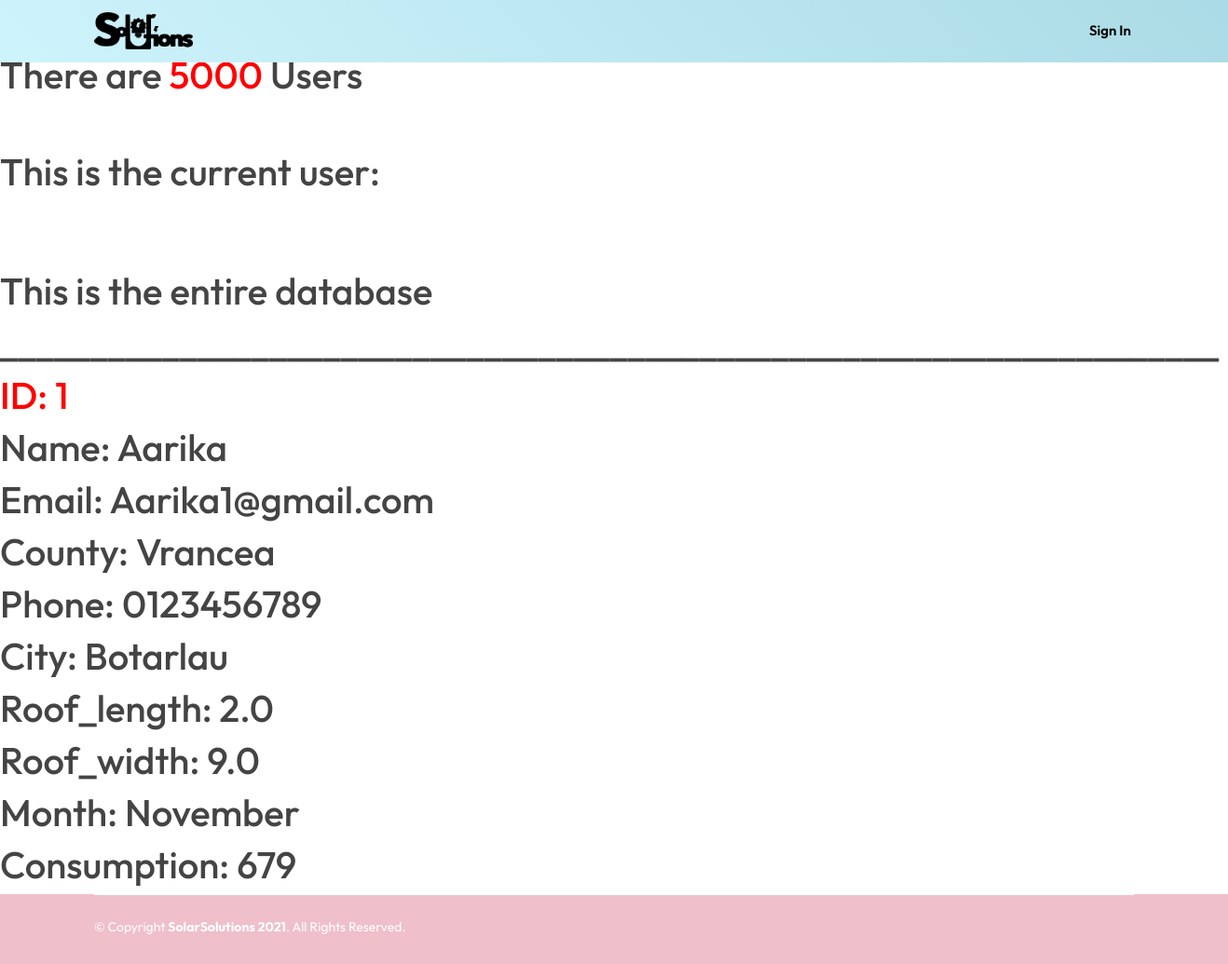
The page /database on the database as committed earlier.
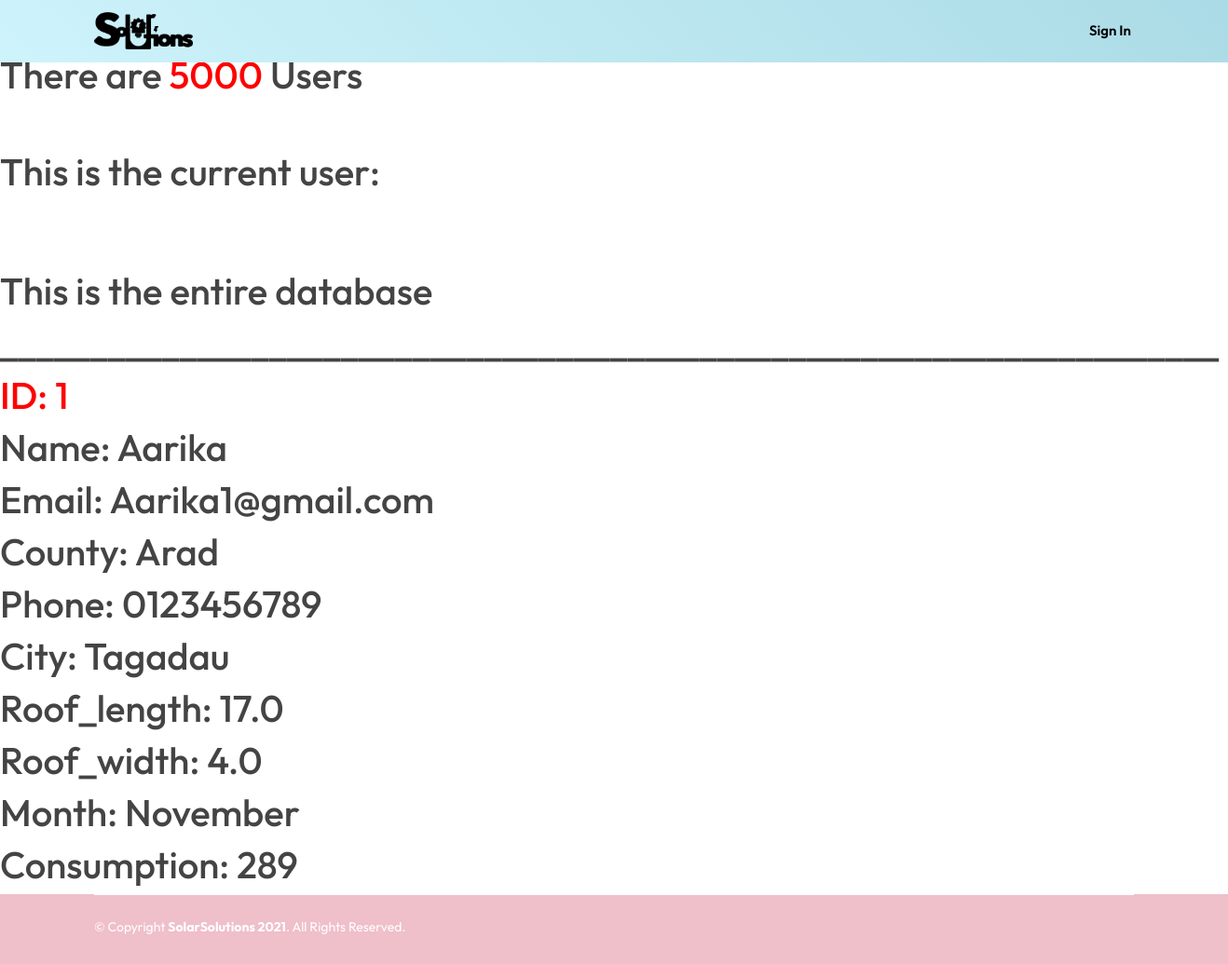
The same page on the database as committed later.
### website/models.py (models this page shows)
class User(db.Model, UserMixin):
    id = db.Column(db.Integer, primary_key=True)
    name = db.Column(db.String(150))
    email = db.Column(db.String(150), unique=True)
    password = db.Column(db.String(150))
    phone = db.Column(db.String(150))
    county = db.Column(db.String(150))
    city = db.Column(db.String(150))
    roof_length = db.Column(db.Float)
    roof_width = db.Column(db.Float)
    month = db.Column(db.String(150))
    consumption = db.Column(db.Integer)
    budget = db.Column(db.Integer)

### website/views.py (the view)
@views.route('/database')
def database():
    rows = User.query.count()
    return render_template('database.html', user=current_user, show_system=False , table_user=User.query.all(), rows=rows)

### website/templates/database.html (shortened to what this page needs)
{% extends "header_footer_general.html" %}
{% block content %}
<h1>This are all the users</h1>
<h1>There are <span style="color: red;"> {{rows}}</span>  Users</h1>
<br>
<br>
<h1>This is the current user:</h1>
<br>
<br>
<br>
<h1>This is the entire database</h1>
<div style="display: block;">
{% with user = table_user[0] %}
<h1>____________________________________________________________________</h1>
<h1 style="color: red;"> ID: {{user.id}} </h1>
<h1>Name: {{user.name}}</h1>
<h1>Email: {{user.email}}</h1>
<h1>County: {{user.county}}</h1>
<h1>Phone: {{user.phone}}</h1>
<h1>City: {{user.city}}</h1>
<h1>Roof_length: {{user.roof_length}}</h1>
<h1>Roof_width: {{user.roof_width}}</h1>
<h1>Month: {{user.month}}</h1>
<h1>Consumption: {{user.consumption}}</h1>
{% endwith %}
</div>
{% endblock %}

Rows that differ between the two databases and show on the page:
changed User "Aarika": county "Vrancea" → "Arad"; city "Botarlau" → "Tagadau"; roof_length "2.0" → "17.0"; roof_width "9.0" → "4.0"; consumption "679" → "289"
